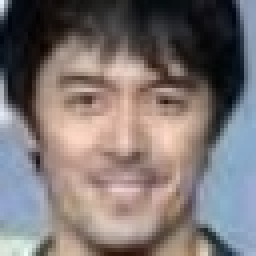
#> input picture UDEMY/theFace/abe/1.jpg, 64 x 64 px (shown 4 times larger); its folder holds 4 pictures in this run
$ python gen_data_aug.py
#> lines starting #> are read from the running program, lines starting #| are printed output that depends on the picture
# -*- coding: utf-8 -*-
from PIL import Image
import os, glob
import numpy as np
from sklearn import model_selection

classes = ['abe', 'sakaguchi', 'mokomichi']
num_classes = len(classes)
image_size = 50

# 少ない方のデータの数に合わせる
num_data = 140
num_testdata = 40

# 画像の読み込み,配列に変換
X_train = []
X_test = []
Y_train = []
Y_test = []

for index, classlabel in enumerate(classes):
    photos_dir = './' + classlabel
    files = glob.glob(photos_dir + '/*.jpg')
    for i, file in enumerate(files):
        if i >= num_data: break
        image = Image.open(file)
#> image is the input picture: PIL image 64x64 RGB; mean R, G, B 124.6, 115.9, 114.8
        image = image.convert('RGB')
        image = image.resize((image_size, image_size))
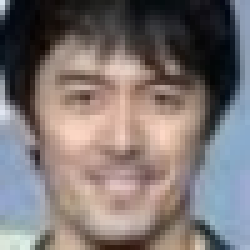
#> image: PIL image 50x50 RGB (shown 5 times larger); mean R, G, B 124.6, 115.9, 114.8
        data = np.asarray(image)
        # X.append(data)
        # Y.append(index)

        if i < num_testdata:
            X_test.append(data)
            Y_test.append(index)
        else:
            X_train.append(data)
            Y_train.append(index)
            for angle in range(-20, 20, 5):
                img_r = image.rotate(angle)
                data = np.asarray(img_r)
                X_train.append(data)
                Y_train.append(index)

                img_trans = image.transpose(Image.FLIP_LEFT_RIGHT)
                data = np.asarray(img_trans)
                X_train.append(data)
                Y_train.append(index)


# X = np.array(X)
# Y = np.array(Y)
X_train = np.array(X_train)
X_test = np.array(X_test)
y_train = np.array(Y_train)
y_test = np.array(Y_test)


# X_train, X_test, y_train, y_test = model_selection.train_test_split(X, Y)
xy = (X_train, X_test, y_train, y_test)
print(X_train.shape)
#| (0,)
# % python gen_data_augmented.py
# (5083, 50, 50, 3)

#> (the run stopped early here; a loop or call above may not have finished)
